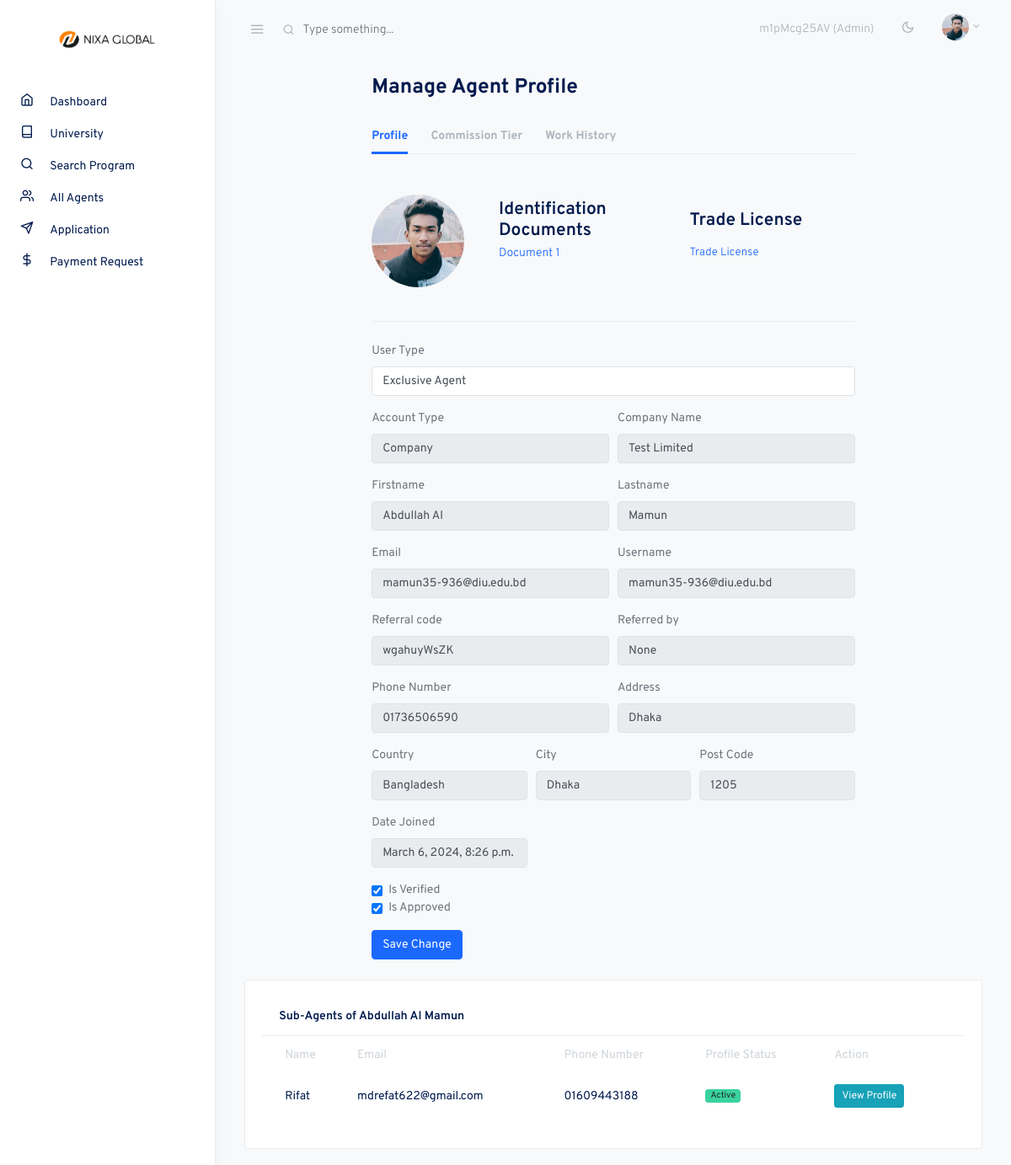
Page /profile_manage/14 (signed in) on the committed database.
### account/models.py (models this page shows, shortened)
class CustomUser(AbstractUser):
    user_type = models.CharField(max_length=20, choices=UserType.choices, default=UserType.AGENT)
    account_type = models.CharField(max_length=20, choices=AccountType.choices, default=AccountType.INDIVIDUAL)
    email = models.EmailField(unique=True)
    phone_number = models.CharField(max_length=20)
    address = models.CharField(max_length=200)
    country = models.CharField(max_length=100)
    city = models.CharField(max_length=100)
    post_code = models.CharField(max_length=20)
    referral_code = models.CharField(max_length=20, unique=True, blank=True, null=True)
    referred_by = models.ForeignKey('self', on_delete=models.SET_NULL, null=True, blank=True)
    is_verified = models.BooleanField(default=False)
    email_verification_token = models.CharField(max_length=100, blank=True, null=True)
    email_verification_sent_at = models.DateTimeField(null=True, blank=True)
    identification_document = models.ForeignKey('IdentificationDocument', on_delete=models.SET_NULL, null=True, blank=True)
    avatar = models.ImageField(upload_to='avatars/', blank=True)
    company_name = models.CharField(max_length=200, null=True, blank=True)
    profession = models.CharField(max_length=100, null=True, blank=True)
    @property
    def is_admin(self):
        return self.user_type == UserType.ADMIN
    class Meta:
        verbose_name = "User"
        verbose_name_plural = "     Users"

class DocumentImage(models.Model):
    identification_document = models.ForeignKey(IdentificationDocument, on_delete=models.CASCADE)
    image = models.ImageField(upload_to='user_document_images')
    class Meta:
        verbose_name = "Doc Image"
        verbose_name_plural = " Doc Images"

### core/views.py (the view, shortened to what this page needs)
# urls.py: path('profile_manage/<int:pk>', views.profile_manage, name="profile_manage"),
@login_required
@admin_required
def profile_manage(request, pk):
    user = CustomUser.objects.get(pk=pk)
    referrals = CustomUser.objects.filter(referred_by=user.id)
    documents = DocumentImage.objects.filter(identification_document__user=user)
    try:
        company = Company.objects.get(user=user)
        trade_license = company.trade_license
    except Company.DoesNotExist:
        trade_license = None
    return render(request, 'portal/profile_manage.html', {'user':user, 'documents': documents, 'trade_license': trade_license, 'referrals':referrals})

### templates/portal/profile_manage.html (shortened to what this page needs)
{% extends 'portal/assets/base.html' %}
{% load static %}
{% block content %}
<div class="container-fluid">
    <div class="row justify-content-center">
      <div class="col-12 col-lg-10 col-xl-8">
        <h2 class="h3 mb-4 page-title">Manage Agent Profile</h2>
        <div class="my-4">
          <ul class="nav nav-tabs mb-4" id="myTab" role="tablist">
            <li class="nav-item">
              <a class="nav-link active" id="home-tab" data-toggle="tab" href="#home" role="tab" aria-controls="home" aria-selected="true">Profile</a>
            </li>
            <li class="nav-item">
              <a class="nav-link" href="{% url 'core:comission_manage' user.id|urlencode %}">Commission Tier</a>
            </li>
            <li class="nav-item">
              <a class="nav-link" href="{% url 'core:agent_applications' user.id|urlencode %}" >Work History</a>
            </li>
          </ul>
          <form method="POST" action="{% url 'core:profile_manage' user.id %}" enctype="multipart/form-data">
            <div class="row mt-5 align-items-center">
              <div class="col-md-3 mb-3">
                <div class="avatar avatar-xl" id="avatar-container">
                    {% if user.avatar %}
                        <img src="{{ user.avatar.url }}" alt="..." class="avatar-img rounded-circle">
                    {% else %}
                        <img src="{% static 'assets/portal/./assets/avatars/face-1.jpg' %}" alt="..." class="avatar-img rounded-circle">
                    {% endif %}
                </div>
              </div>
              <div class="col">
                <div class="row align-items-center">
                  <div class="col-md-6">
                    <h4 class="mb-1">Identification Documents</h4>
                  </div>
                  {% if user.account_type == 'Company' %}
                  <div class="col-md-6">
                    <h4 class="mb-1">Trade License</h4>
                  </div>
                  {% endif %}
                </div>
                <div class="row mb-4">
                  <div class="col-md-6">
                    <p class="text-muted">
                      {% for document in documents %}
                          <a href="{{ document.image.url }}" alt="Document Image">Document {{forloop.counter}}</a>
                      {% empty %}
                          <p>No documents found.</p>
                      {% endfor %}
                    </p>
                  </div>
                  {% if user.account_type == 'Company' %}
                  <div class="col-6">
                    <p class="small mb-0 text-muted">
                      {% if trade_license %}
                      <a href="{{ trade_license.url }}" alt="Document Image">Trade License</a>
                      {% endif %}
                    </p>
                  </div>
                  {% endif %}
                </div>
              </div>
            </div>
            <hr class="my-4">
            <div class="form-group mb-3">
              <label for="custom-select">User Type</label>
              <select name="user_type" class="custom-select" id="custom-select" name="user_type">
                <option value="Exclusive Agent" {% if user.user_type == 'Exclusive Agent' %} selected {% endif %}>Exclusive Agent</option>
              </select>
            </div>
            <div class="form-row">
              <div class="form-group col-md-6">
                  <label for="firstname">Account Type</label>
                  <input type="text" disabled class="form-control" value="{{user.account_type}}">
              </div>
              {% if user.account_type == 'Company' %}
              <div class="form-group col-md-6">
                  <label for="firstname">Company Name</label>
                  <input type="text" disabled class="form-control" value="{{user.company_name}}">
              </div>
              {% elif user.account_type == 'Individual' %}
              <div class="form-group col-md-6">
                <label for="firstname">Profession</label>
                <input type="text" disabled name="profession" class="form-control" value="{{user.profession}}">
              </div>
              {% endif %}
            </div>
            <div class="form-row">
                <div class="form-group col-md-6">
                    <label for="firstname">Firstname</label>
                    <input type="text" disabled id="firstname" name="first_name" class="form-control" value="{{user.first_name}}">
                </div>
                <div class="form-group col-md-6">
                    <label for="lastname">Lastname</label>
                    <input type="text" disabled id="lastname" name="last_name" class="form-control" value="{{user.last_name}}">
                </div>
            </div>
            <div class="form-row">
                <div class="form-group col-md-6">
                    <label for="inputEmail4">Email</label>
                    <input type="email" disabled class="form-control" id="inputEmail4" value="{{user.email}}">
                  </div>
                  <div class="form-group col-md-6">
                    <label for="inputAddress5">Username</label>
                    <input type="text" disabled class="form-control" id="inputAddress5" value="{{user.username}}">
                  </div>
            </div>
            <div class="form-row">
                <div class="form-group col-md-6">
                    <label for="inputEmail4">Referral code</label>
                    <input type="text" disabled class="form-control" id="inputEmail4" value="{{user.referral_code}}">
                  </div>
                  <div class="form-group col-md-6">
                    <label for="inputAddress5">Referred by</label>
                    <input type="text" disabled class="form-control" id="inputAddress5" value="{{user.referred_by}}">
                  </div>
            </div>
            <div class="form-row">
                <div class="form-group col-md-6">
                    <label for="inputEmail4">Phone Number</label>
                    <input type="text" disabled name="phone_number" class="form-control" id="inputEmail4" value="{{user.phone_number}}">
                  </div>
                  <div class="form-group col-md-6">
                    <label for="inputAddress5">Address</label>
                    <input type="text" disabled name="address" class="form-control" id="inputAddress5" value="{{user.address}}">
                  </div>
            </div>
            <div class="form-row">
                <div class="form-group col-md-4">
                    <label for="inputEmail4">Country</label>
                    <input type="text" disabled name="country" class="form-control" id="inputEmail4" value="{{user.country}}">
                </div>
                <div class="form-group col-md-4">
                    <label for="inputAddress5">City</label>
                    <input type="text" disabled name="city" class="form-control" id="inputAddress5" value="{{user.city}}">
                </div>
                <div class="form-group col-md-4">
                    <label for="inputAddress5">Post Code</label>
                    <input type="text" disabled name="post_code" class="form-control" id="inputAddress5" value="{{user.post_code}}">
                </div>
            </div>
            <div class="form-row">
                <div class="form-group col-md-4">
                    <label for="inputEmail4">Date Joined</label>
                    <input type="text" disabled disabled class="form-control" id="inputEmail4" value="{{user.date_joined}}">
                </div>
            </div>
            <div class="form-group">
              <div class="form-check col-md-6">
                  <input class="form-check-input" name="is_verified" type="checkbox" {% if user.is_verified %}checked{% endif %} id="isVerifiedCheckbox">
                  <label class="form-check-label" for="isVerifiedCheckbox">Is Verified</label>
              </div>
              <div class="form-check col-md-6">
                  <input class="form-check-input" name="is_active" type="checkbox" {% if user.is_active %}checked{% endif %} id="isActiveCheckbox">
                  <label class="form-check-label" for="isActiveCheckbox">Is Approved</label>
              </div>
            </div>
            <button type="submit" class="btn btn-primary">Save Change</button>
          </form>
        </div>
      </div>
    </div>
    <div class="card">
      <div class="card-body">
        <div class="card-header">
          <strong class="card-title">Sub-Agents of {{user.first_name}} {{user.last_name}}</strong>
        </div>
        <div class="col-12 col-md-1-">
          <table class="table table-borderless table-striped">
            <thead>
              <tr role="row">
                <th>Name</th>
                <th>Email</th>
                <th>Phone Number</th>
                <th>Profile Status</th>
                <th>Action</th>
              </tr>
            </thead>
            <tbody>
              {% for item in referrals %}
                <tr>
                  <th scope="col">{{item.first_name}} {{item.last_name}}</th>
                  <th>{{item.email}}</th>
                  <th>{{item.phone_number}}</th>
                  <th>
                    <span class="badge badge-pill {% if user.is_active %}badge-success{% else %}badge-danger{% endif %}" >{% if user.is_active %}Active{% else %}Inactive{% endif %}</span>
                  </th>
                  <th>
                    <a href="{% url 'core:profile_manage' item.id %}">
                      <button class="btn btn-sm btn-info">View Profile</button>
                    </a>
                  </th>
                </tr>
              {% endfor %}
            </tbody>
          </table>
        </div>
      </div>
    </div>
  </div>
</div>
{% endblock %}

### templates/portal/assets/navbar.html (shortened to what this page needs)
{% load static %}
<nav class="topnav navbar navbar-light">
    <button type="button" class="navbar-toggler text-muted mt-2 p-0 mr-3 collapseSidebar">
      <i class="fe fe-menu navbar-toggler-icon"></i>
    </button>
    <form class="form-inline mr-auto searchform text-muted">
      <input class="form-control mr-sm-2 bg-transparent border-0 pl-4 text-muted" type="search" placeholder="Type something..." aria-label="Search">
    </form>
    <ul class="nav">
      <li class="nav-item nav-notif">
        <a class="nav-link text-muted my-2">
          {{request.user.referral_code}} ({{request.user.user_type}})
        </a>
      </li>
      <li class="nav-item">
        <a class="nav-link text-muted my-2" href="#" id="modeSwitcher" data-mode="light">
          <i class="fe fe-sun fe-16"></i>
        </a>
      </li>
      <li class="nav-item dropdown">
        <a class="nav-link dropdown-toggle text-muted pr-0" href="#" id="navbarDropdownMenuLink" role="button" data-toggle="dropdown" aria-haspopup="true" aria-expanded="false">
          <span class="avatar avatar-sm mt-2">
            {% if user.avatar %}
                <img src="{{ user.avatar.url }}" alt="..." class="avatar-img rounded-circle">
            {% else %}
                <img src="{% static 'assets/portal/./assets/avatars/face-1.jpg' %}" alt="..." class="avatar-img rounded-circle">
            {% endif %}
          </span>
        </a>
      </li>
    </ul>
  </nav>

### rows in the picture
CustomUser: user.referral_code "m1pMcg25AV", user.user_type "Admin"
CustomUser: avatar (picture), user_type "Exclusive Agent", account_type "Company", company_name "Test Limited", first_name "Abdullah Al", last_name "Mamun", email "mamun35-936@diu.edu.bd", username "mamun35-936@diu.edu.bd", referral_code "wgahuyWsZK", referred_by "None", phone_number "01736506590", address "Dhaka", country "Bangladesh", city "Dhaka", post_code "1205", date_joined "March 6, 2024, 8:26 p.m.", is_verified "☑", is_active "☑"
CustomUser: first_name "Rifat", email "mdrefat622@gmail.com", phone_number "01609443188"
